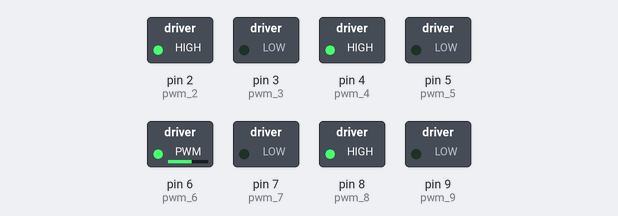
Bench run of a sketch on a simulated Arduino Uno, built with avr-gcc and run on an emulated ATmega328P. Shown: switched loads named in the sketch (green lamp = pin HIGH).

Above: at 0.1 s.
At 3.1 s:
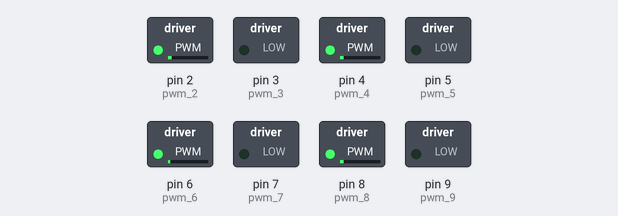
Timing chart, 0 to 4.6 s (numbered marks = the images above):
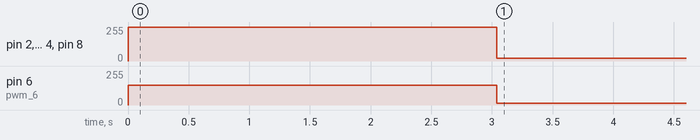

The sketch:

sketch_may1.ino
```cpp
const int pwm_1=1;
const int pwm_2=2;
const int pwm_3=3;
const int pwm_4=4;
const int pwm_5=5;
const int pwm_6=6;
const int pwm_7=7;
const int pwm_8=8;
const int pwm_9=9;

int val=0;

void setup() {
  // put your setup code here, to run once:

}

void loop() {
  // put your main code here, to run repeatedly:
  forward(3000, 5);
}

void wheelForward(int wheel, unsigned long time, int speed){
  int n = 17.5*speed+62.5;
  switch (wheel){
    case 1:
      analogWrite(pwm_2,n);
      analogWrite(pwm_3,0);
      if (millis() > time){
        analogWrite(pwm_2, 0);
      }
      break;
    case 2:
      analogWrite(pwm_4,n);
      analogWrite(pwm_5,0);
      if (millis() > time){
        analogWrite(pwm_4, 0);
      }
      break;
    case 3:
      analogWrite(pwm_6,n);
      analogWrite(pwm_7,0);
      if (millis() > time){
        analogWrite(pwm_6, 0);
      }
      break;
    case 4:
      analogWrite(pwm_8,n);
      analogWrite(pwm_9,0);
      if (millis() > time){
        analogWrite(pwm_8, 0);
      }
      break;
  }
}

void wheelReverse(int wheel,unsigned long time, int speed){
  int n = 17.5*speed+62.5;
  switch (wheel){
    case 1:
      analogWrite(pwm_2,0);
      analogWrite(pwm_3,n);
        if (millis() > time){
          analogWrite(pwm_3, 0);
         }
    break;
    case 2:
      analogWrite(pwm_4,0);
      analogWrite(pwm_5,n);
        if (millis() > time){
          analogWrite(pwm_5, 0);
         }
    break;
    case 3:
      analogWrite(pwm_6,0);
      analogWrite(pwm_7,n);
        if (millis() > time){
          analogWrite(pwm_7, 0);
         }
    break;
    case 4:
      analogWrite(pwm_8,0);
      analogWrite(pwm_9,n);
      if (millis() > time){
          analogWrite(pwm_9, 0);
      }
      break;
  }
}

void forward(unsigned long time, int speed){
  wheelForward(1, time, speed);
  wheelForward(2, time, speed);
  wheelForward(3, time, speed);
  wheelForward(4, time, speed);
}

void reverse(unsigned long time, int speed){
  wheelReverse(1, time, speed);
  wheelReverse(2, time, speed);
  wheelReverse(3, time, speed);
  wheelReverse(4, time, speed);
}
```

Measured:
- by itself, pin 2 (pwm_2), pin 4 (pwm_4), pin 8 (pwm_8): 0/255 → 255/255 at 0.00 s, → 22/255 3.0 s later
- by itself, pin 6 (pwm_6): 0/255 → 150/255 at 0.00 s, → 12/255 3.0 s later
